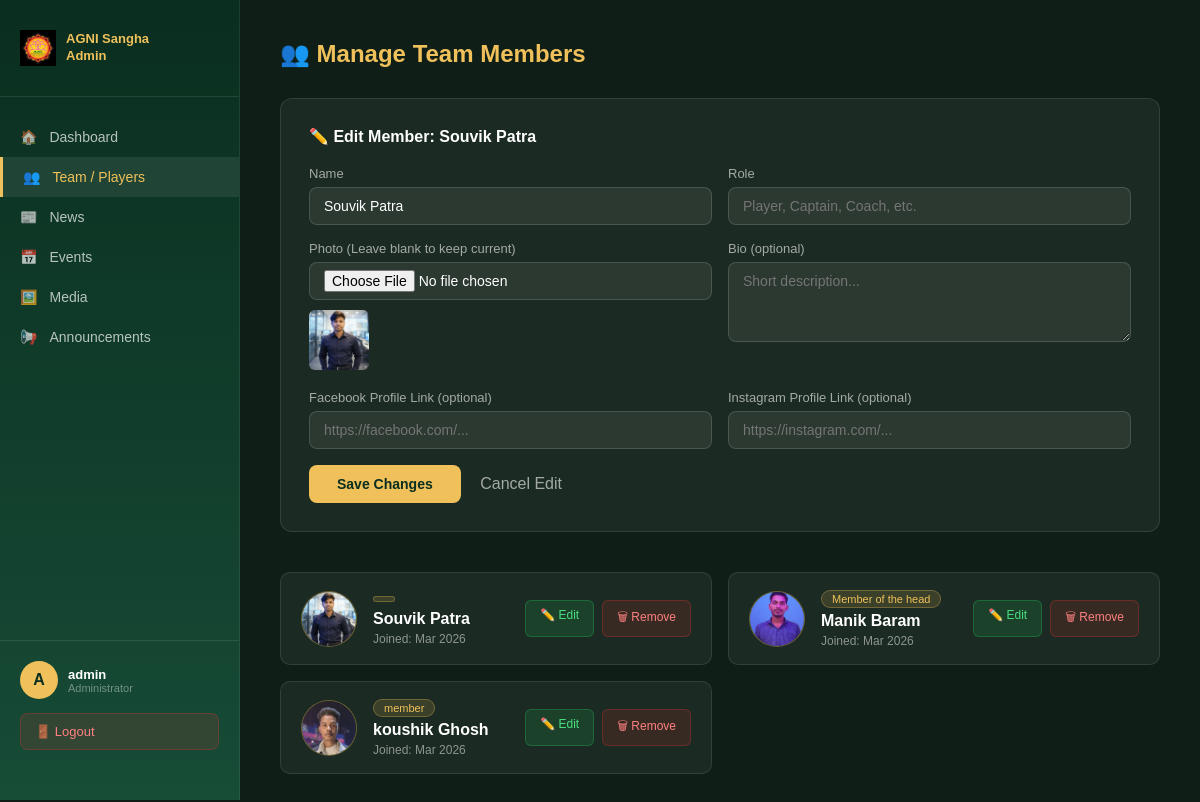
Screenshot of /dashboard/team/edit/1/ (signed in) with the database file from the repository.
### core/models.py (models this page shows, shortened)
class TeamMember(models.Model):
    name = models.CharField(max_length=150)
    role = models.CharField(max_length=100, default='Player')
    photo = models.ImageField(upload_to='team/', blank=True, null=True)
    bio = models.TextField(blank=True, null=True)
    social_facebook = models.URLField(max_length=255, blank=True, null=True)
    social_instagram = models.URLField(max_length=255, blank=True, null=True)
    joined_date = models.DateTimeField(auto_now_add=True)
    class Meta:
        ordering = ['joined_date']

### core/views.py (the view, shortened to what this page needs)
# urls.py: path('dashboard/team/', views.team_manage, name='team_manage'),
@login_required(login_url='admin_login')
def team_manage(request, pk=None):
    edit_member = None
    if pk:
        edit_member = get_object_or_404(TeamMember, pk=pk)
    team_members = TeamMember.objects.all()
    return render(request, 'core/admin/team_manage.html', {
        'team_members': team_members,
        'edit_member': edit_member
    })

### core/templates/core/admin/team_manage.html (shortened to what this page needs)
{% load static %}
<!DOCTYPE html>
<html lang="en">
<head>
</head>
<body>
    <div class="sidebar">
        <div class="sidebar-logo">
            <img src="{% static 'images/logo.png' %}" alt="logo">
            <span>AGNI Sangha<br>Admin</span>
        </div>
        <nav class="sidebar-nav">
            <a href="{% url 'admin_dashboard' %}"><span>🏠</span> Dashboard</a>
            <a href="{% url 'team_manage' %}" class="active"><span>👥</span> Team / Players</a>
            <a href="{% url 'news_manage' %}"><span>📰</span> News</a>
            <a href="{% url 'event_manage' %}"><span>📅</span> Events</a>
            <a href="{% url 'media_manage' %}"><span>🖼️</span> Media</a>
            <a href="{% url 'announcement_manage' %}"><span>📢</span> Announcements</a>
        </nav>
        <div class="sidebar-bottom">
            <div class="profile-info">
                <div class="profile-avatar">{{ request.user.username|first|upper }}</div>
                <div>
                    <div class="profile-name">{{ request.user.username }}</div>
                    <div class="profile-role">Administrator</div>
                </div>
            </div>
            <a href="{% url 'admin_logout' %}" class="logout-btn">🚪 Logout</a>
        </div>
    </div>
    <div class="main">
        <h1>👥 Manage Team Members</h1>
        <div class="form-box">
            <h2>{% if edit_member %}✏️ Edit Member: {{ edit_member.name }}{% else %}➕ Add New Member{% endif %}</h2>
            <form method="POST"
                action="{% if edit_member %}{% url 'team_edit' edit_member.id %}{% else %}{% url 'team_manage' %}{% endif %}"
                enctype="multipart/form-data">
                <div class="form-row">
                    <div class="form-group">
                        <label>Name</label>
                        <input type="text" name="name" placeholder="Full Name..."
                            value="{% if edit_member %}{{ edit_member.name }}{% endif %}" required>
                    </div>
                    <div class="form-group">
                        <label>Role</label>
                        <input type="text" name="role" placeholder="Player, Captain, Coach, etc."
                            value="{% if edit_member %}{{ edit_member.role }}{% else %}Player{% endif %}">
                    </div>
                </div>
                <div class="form-row">
                    <div class="form-group">
                        <label>Photo {% if edit_member %}(Leave blank to keep current){% endif %}</label>
                        <input type="file" name="photo" accept="image/*">
                        {% if edit_member and edit_member.photo %}
                        <div style="margin-top:10px;">
                            <img src="{{ edit_member.photo.url }}" style="height:60px; border-radius:6px;">
                        </div>
                        {% endif %}
                    </div>
                    <div class="form-group">
                        <label>Bio (optional)</label>
                        <textarea name="bio"
                            placeholder="Short description...">{% if edit_member %}{{ edit_member.bio }}{% endif %}</textarea>
                    </div>
                </div>
                <div class="form-row">
                    <div class="form-group">
                        <label>Facebook Profile Link (optional)</label>
                        <input type="url" name="social_facebook" placeholder="https://facebook.com/..."
                            value="{% if edit_member and edit_member.social_facebook %}{{ edit_member.social_facebook }}{% endif %}">
                    </div>
                    <div class="form-group">
                        <label>Instagram Profile Link (optional)</label>
                        <input type="url" name="social_instagram" placeholder="https://instagram.com/..."
                            value="{% if edit_member and edit_member.social_instagram %}{{ edit_member.social_instagram }}{% endif %}">
                    </div>
                </div>
                <button type="submit" class="submit-btn">
                    {% if edit_member %}Save Changes{% else %}Add Member{% endif %}
                </button>
                {% if edit_member %}
                <a href="{% url 'team_manage' %}"
                    style="margin-left:15px; color:rgba(255,255,255,0.6); text-decoration:none;">Cancel Edit</a>
                {% endif %}
            </form>
        </div>
        <div class="team-list">
            {% if team_members %}
            {% for member in team_members %}
            <div class="team-card">
                <div class="team-avatar">
                    {% if member.photo %}
                    <img src="{{ member.photo.url }}" alt="{{ member.name }}">
                    {% else %}
                    ⚽
                    {% endif %}
                </div>
                <div class="team-info">
                    <span class="role-tag">{{ member.role }}</span>
                    <h3>{{ member.name }}</h3>
                    <p>Joined: {{ member.joined_date|date:"M Y" }}</p>
                </div>
                <div class="action-btns">
                    <a href="{% url 'team_edit' member.id %}" class="edit-btn">✏️ Edit</a>
                    <a href="{% url 'team_delete' member.id %}" class="delete-btn"
                        onclick="return confirm('Remove this member?')">🗑 Remove</a>
                </div>
            </div>
            {% endfor %}
            {% else %}
            <p class="empty">No team members added yet.</p>
            {% endif %}
        </div>
    </div>
</body>
</html>

### rows the page displays
TeamMember: name "Souvik Patra", photo (picture), joined_date "Mar 2026"
TeamMember: photo (picture), role "Member of the head", name "Manik Baram", joined_date "Mar 2026"
TeamMember: photo (picture), role "member", name "koushik Ghosh", joined_date "Mar 2026"

### other values shown
{{ request.user.username|first|upper }} "A"
{{ request.user.username }} "admin"
